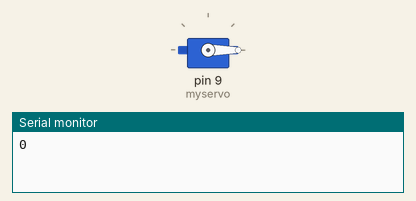
Bench run of a sketch on a simulated Arduino Uno, built with avr-gcc and run on an emulated ATmega328P. On the bench: servo, the last lines printed to the serial monitor.

Above: at 0.05 s.
At 2.25 s:
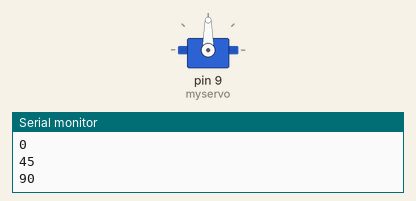
At 4.5 s:
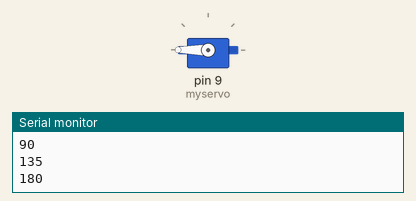
At 9.0 s:
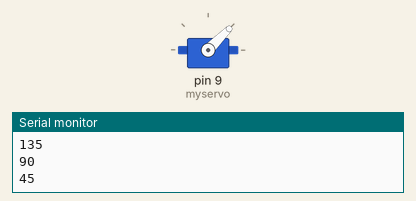
Timing chart, 0 to 13.0 s (numbered marks = the images above):
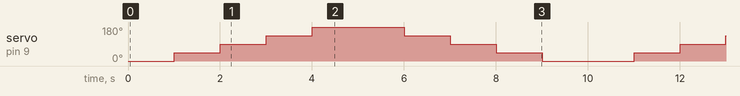

Measured:
- by itself, servo on pin 9 (myservo): repeats every 10.0 s: 90° 1.0 s, 135° 1.0 s, 180° 2.0 s, 135° 1.0 s, 90° 1.0 s, 45° 1.0 s, 0° 2.0 s, 45° 1.0 s

The sketch:

Sweep.ino
```cpp
#include <Servo.h>

Servo myservo;  //创建一个伺服电机对象

int pos = 0;    // 存储伺服电机角度信息

void setup() {
  myservo.attach(9);  //伺服电机调用 9 号电机
  Serial.begin(9600);
}

void loop() {
  for (pos = 0; pos <= 180; pos += 45) { // goes from 0 degrees to 180 degrees
    // in steps of 1 degree
    myservo.write(pos);              // 要让伺服电机达到电机角度信息
    Serial.println(pos);
    delay(1000);
  }                      //等待 15 毫秒
  for (pos = 180; pos >= 0; pos -= 45) { // goes from 180 degrees to 0 degrees
    myservo.write(pos);      // 要让伺服电机达到电机角度信息
    Serial.println(pos);
    delay(1000);      //等待 15 毫秒摆正
  }
}
```
